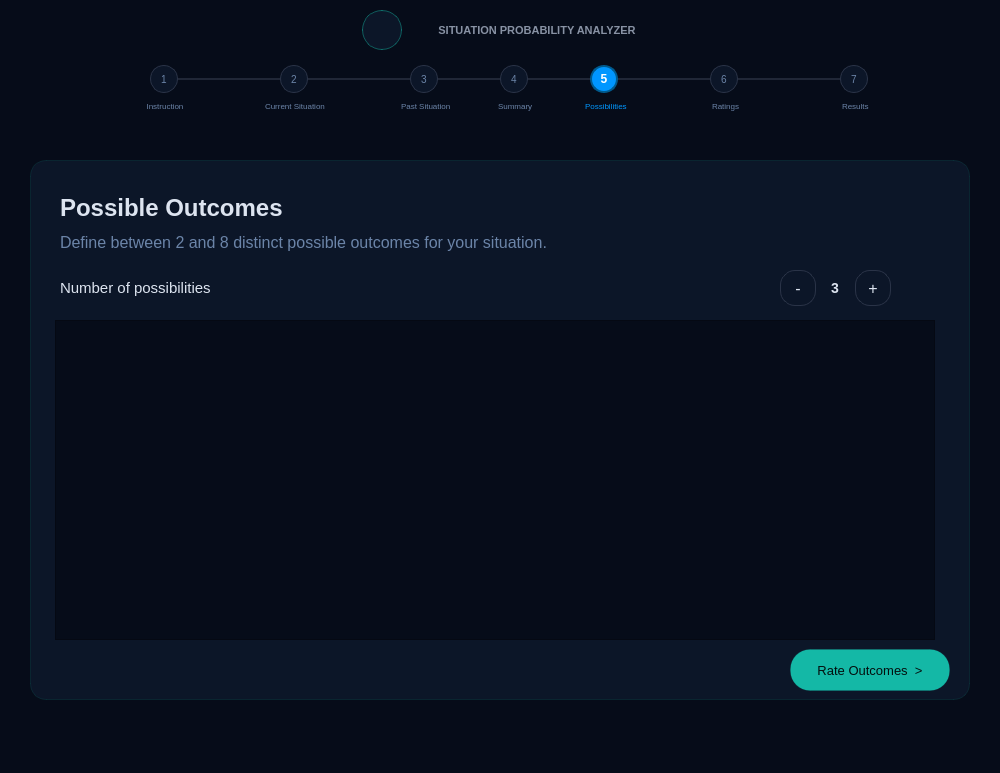
<?xml version="1.0" encoding="UTF-8"?>
<ui version="4.0">
 <class>MainWindow</class>
 <widget class="QMainWindow" name="MainWindow">
  <property name="geometry">
   <rect>
    <x>0</x>
    <y>0</y>
    <width>1000</width>
    <height>773</height>
   </rect>
  </property>
  <property name="windowTitle">
   <string>MainWindow</string>
  </property>
  <property name="styleSheet">
   <string notr="true">background-color: rgb(6, 12, 25);</string>
  </property>
  <widget class="QWidget" name="centralwidget">
   <widget class="QLabel" name="title">
    <property name="geometry">
     <rect>
      <x>412</x>
      <y>18</y>
      <width>250</width>
      <height>25</height>
     </rect>
    </property>
    <property name="styleSheet">
     <string notr="true">color: #8892a4; 
font-size: 11px;
 font-weight: bold; 
background: transparent;</string>
    </property>
    <property name="text">
     <string>SITUATION PROBABILITY ANALYZER</string>
    </property>
    <property name="alignment">
     <set>Qt::AlignCenter</set>
    </property>
   </widget>
   <widget class="QLabel" name="icon">
    <property name="geometry">
     <rect>
      <x>362</x>
      <y>10</y>
      <width>40</width>
      <height>40</height>
     </rect>
    </property>
    <property name="styleSheet">
     <string notr="true">background-color: #0c1628; 
border-radius: 20px; 
border: 1px solid rgba(20,184,166,0.45); 
font-size: 18px;
    </string>
    </property>
    <property name="text">
     <string/>
    </property>
    <property name="pixmap">
     <pixmap>brain-removebg-preview.png</pixmap>
    </property>
    <property name="scaledContents">
     <bool>true</bool>
    </property>
    <property name="alignment">
     <set>Qt::AlignCenter</set>
    </property>
    <property name="wordWrap">
     <bool>false</bool>
    </property>
   </widget>
   <widget class="QLabel" name="step1">
    <property name="geometry">
     <rect>
      <x>150</x>
      <y>65</y>
      <width>28</width>
      <height>28</height>
     </rect>
    </property>
    <property name="styleSheet">
     <string notr="true">background-color: #0c1628; 
color: #6b84a8; 
border-radius: 14px; 
border: 1px solid #2a3347; 
font-size: 10px;
</string>
    </property>
    <property name="text">
     <string>1</string>
    </property>
    <property name="alignment">
     <set>Qt::AlignCenter</set>
    </property>
   </widget>
   <widget class="QLabel" name="step2">
    <property name="geometry">
     <rect>
      <x>280</x>
      <y>65</y>
      <width>28</width>
      <height>28</height>
     </rect>
    </property>
    <property name="styleSheet">
     <string notr="true">background-color: #0c1628; 
color: #6b84a8; 
border-radius: 14px; 
border: 1px solid #2a3347; 
font-size: 10px;
</string>
    </property>
    <property name="text">
     <string>2</string>
    </property>
    <property name="alignment">
     <set>Qt::AlignCenter</set>
    </property>
   </widget>
   <widget class="QLabel" name="step3">
    <property name="geometry">
     <rect>
      <x>410</x>
      <y>65</y>
      <width>28</width>
      <height>28</height>
     </rect>
    </property>
    <property name="styleSheet">
     <string notr="true">background-color: #0c1628; 
color: #6b84a8; 
border-radius: 14px; 
border: 1px solid #2a3347; 
font-size: 10px;
</string>
    </property>
    <property name="text">
     <string>3</string>
    </property>
    <property name="alignment">
     <set>Qt::AlignCenter</set>
    </property>
   </widget>
   <widget class="QLabel" name="step4">
    <property name="geometry">
     <rect>
      <x>500</x>
      <y>65</y>
      <width>28</width>
      <height>28</height>
     </rect>
    </property>
    <property name="styleSheet">
     <string notr="true">background-color: #0c1628; 
color: #6b84a8; 
border-radius: 14px; 
border: 1px solid #2a3347; 
font-size: 10px;
</string>
    </property>
    <property name="text">
     <string>4</string>
    </property>
    <property name="alignment">
     <set>Qt::AlignCenter</set>
    </property>
   </widget>
   <widget class="QLabel" name="step5">
    <property name="geometry">
     <rect>
      <x>590</x>
      <y>65</y>
      <width>28</width>
      <height>28</height>
     </rect>
    </property>
    <property name="styleSheet">
     <string notr="true">background-color: #0096FF; 
color: white;              
border-radius: 14px;     
border: 1.5px solid #005A8D;
font-weight: bold;
font: 75 11pt &quot;MS Shell Dlg 2&quot;;
</string>
    </property>
    <property name="text">
     <string>5</string>
    </property>
    <property name="alignment">
     <set>Qt::AlignCenter</set>
    </property>
   </widget>
   <widget class="QLabel" name="step6">
    <property name="geometry">
     <rect>
      <x>710</x>
      <y>65</y>
      <width>28</width>
      <height>28</height>
     </rect>
    </property>
    <property name="styleSheet">
     <string notr="true">background-color: #0c1628; 
color: #6b84a8; 
border-radius: 14px; 
border: 1px solid #2a3347; 
font-size: 10px;</string>
    </property>
    <property name="text">
     <string>6</string>
    </property>
    <property name="alignment">
     <set>Qt::AlignCenter</set>
    </property>
   </widget>
   <widget class="QLabel" name="step7">
    <property name="geometry">
     <rect>
      <x>840</x>
      <y>65</y>
      <width>28</width>
      <height>28</height>
     </rect>
    </property>
    <property name="styleSheet">
     <string notr="true">background-color: #0c1628; 
color: #6b84a8; 
border-radius: 14px; 
border: 1px solid #2a3347; 
font-size: 10px;</string>
    </property>
    <property name="text">
     <string>7</string>
    </property>
    <property name="alignment">
     <set>Qt::AlignCenter</set>
    </property>
   </widget>
   <widget class="QFrame" name="frame">
    <property name="geometry">
     <rect>
      <x>178</x>
      <y>78</y>
      <width>102</width>
      <height>2</height>
     </rect>
    </property>
    <property name="styleSheet">
     <string notr="true">background-color: #2a3347;</string>
    </property>
    <property name="frameShape">
     <enum>QFrame::StyledPanel</enum>
    </property>
    <property name="frameShadow">
     <enum>QFrame::Raised</enum>
    </property>
   </widget>
   <widget class="QFrame" name="frame_2">
    <property name="geometry">
     <rect>
      <x>308</x>
      <y>78</y>
      <width>102</width>
      <height>2</height>
     </rect>
    </property>
    <property name="styleSheet">
     <string notr="true">background-color: #2a3347;</string>
    </property>
    <property name="frameShape">
     <enum>QFrame::StyledPanel</enum>
    </property>
    <property name="frameShadow">
     <enum>QFrame::Raised</enum>
    </property>
   </widget>
   <widget class="QFrame" name="frame_3">
    <property name="geometry">
     <rect>
      <x>438</x>
      <y>78</y>
      <width>62</width>
      <height>2</height>
     </rect>
    </property>
    <property name="styleSheet">
     <string notr="true">background-color: #2a3347;</string>
    </property>
    <property name="frameShape">
     <enum>QFrame::StyledPanel</enum>
    </property>
    <property name="frameShadow">
     <enum>QFrame::Raised</enum>
    </property>
   </widget>
   <widget class="QFrame" name="frame_4">
    <property name="geometry">
     <rect>
      <x>528</x>
      <y>78</y>
      <width>62</width>
      <height>2</height>
     </rect>
    </property>
    <property name="styleSheet">
     <string notr="true">background-color: #2a3347;</string>
    </property>
    <property name="frameShape">
     <enum>QFrame::StyledPanel</enum>
    </property>
    <property name="frameShadow">
     <enum>QFrame::Raised</enum>
    </property>
   </widget>
   <widget class="QFrame" name="frame_5">
    <property name="geometry">
     <rect>
      <x>618</x>
      <y>78</y>
      <width>92</width>
      <height>2</height>
     </rect>
    </property>
    <property name="styleSheet">
     <string notr="true">background-color: #2a3347;</string>
    </property>
    <property name="frameShape">
     <enum>QFrame::StyledPanel</enum>
    </property>
    <property name="frameShadow">
     <enum>QFrame::Raised</enum>
    </property>
   </widget>
   <widget class="QFrame" name="frame_6">
    <property name="geometry">
     <rect>
      <x>738</x>
      <y>78</y>
      <width>102</width>
      <height>2</height>
     </rect>
    </property>
    <property name="styleSheet">
     <string notr="true">background-color: #2a3347;</string>
    </property>
    <property name="frameShape">
     <enum>QFrame::StyledPanel</enum>
    </property>
    <property name="frameShadow">
     <enum>QFrame::Raised</enum>
    </property>
   </widget>
   <widget class="QLabel" name="label">
    <property name="geometry">
     <rect>
      <x>125</x>
      <y>96</y>
      <width>80</width>
      <height>20</height>
     </rect>
    </property>
    <property name="styleSheet">
     <string notr="true">color: #6b84a8; 
font-size: 8px; 
background: transparent;</string>
    </property>
    <property name="text">
     <string>Instruction</string>
    </property>
    <property name="alignment">
     <set>Qt::AlignCenter</set>
    </property>
   </widget>
   <widget class="QLabel" name="label_2">
    <property name="geometry">
     <rect>
      <x>265</x>
      <y>96</y>
      <width>80</width>
      <height>20</height>
     </rect>
    </property>
    <property name="styleSheet">
     <string notr="true">color: #6b84a8; 
font-size: 8px; 
background: transparent;</string>
    </property>
    <property name="text">
     <string>Current Situation</string>
    </property>
   </widget>
   <widget class="QLabel" name="label_3">
    <property name="geometry">
     <rect>
      <x>401</x>
      <y>96</y>
      <width>80</width>
      <height>20</height>
     </rect>
    </property>
    <property name="styleSheet">
     <string notr="true">color: #6b84a8; font-size: 8px; background: transparent;</string>
    </property>
    <property name="text">
     <string>Past Situation</string>
    </property>
   </widget>
   <widget class="QLabel" name="label_4">
    <property name="geometry">
     <rect>
      <x>498</x>
      <y>96</y>
      <width>80</width>
      <height>20</height>
     </rect>
    </property>
    <property name="styleSheet">
     <string notr="true">color: #6b84a8; font-size: 8px; background: transparent;</string>
    </property>
    <property name="text">
     <string>Summary</string>
    </property>
   </widget>
   <widget class="QLabel" name="label_5">
    <property name="geometry">
     <rect>
      <x>585</x>
      <y>96</y>
      <width>80</width>
      <height>20</height>
     </rect>
    </property>
    <property name="styleSheet">
     <string notr="true">color: #0096FF; font-size: 8px; background: transparent;</string>
    </property>
    <property name="text">
     <string>Possibilities</string>
    </property>
   </widget>
   <widget class="QLabel" name="label_6">
    <property name="geometry">
     <rect>
      <x>712</x>
      <y>96</y>
      <width>80</width>
      <height>20</height>
     </rect>
    </property>
    <property name="styleSheet">
     <string notr="true">color: #6b84a8; font-size: 8px; background: transparent;</string>
    </property>
    <property name="text">
     <string>Ratings</string>
    </property>
   </widget>
   <widget class="QLabel" name="label_7">
    <property name="geometry">
     <rect>
      <x>842</x>
      <y>96</y>
      <width>80</width>
      <height>20</height>
     </rect>
    </property>
    <property name="styleSheet">
     <string notr="true">color: #6b84a8; font-size: 8px; background: transparent;</string>
    </property>
    <property name="text">
     <string>Results</string>
    </property>
   </widget>
   <widget class="QFrame" name="countlable">
    <property name="geometry">
     <rect>
      <x>30</x>
      <y>160</y>
      <width>940</width>
      <height>540</height>
     </rect>
    </property>
    <property name="styleSheet">
     <string notr="true">background-color: #0c1628; 
border-radius: 16px; 
border: 1px solid rgba(20,184,166,0.12);</string>
    </property>
    <property name="frameShape">
     <enum>QFrame::StyledPanel</enum>
    </property>
    <property name="frameShadow">
     <enum>QFrame::Raised</enum>
    </property>
    <widget class="QPushButton" name="rateBtn">
     <property name="geometry">
      <rect>
       <x>760</x>
       <y>489</y>
       <width>160</width>
       <height>42</height>
      </rect>
     </property>
     <property name="styleSheet">
      <string notr="true">background-color: #14b8a6; 
color: #030f0e; 
border-radius: 20px; 
font-size: 13px; </string>
     </property>
     <property name="text">
      <string>Rate Outcomes  &gt;</string>
     </property>
    </widget>
   </widget>
   <widget class="QLabel" name="label_8">
    <property name="geometry">
     <rect>
      <x>60</x>
      <y>185</y>
      <width>400</width>
      <height>45</height>
     </rect>
    </property>
    <property name="styleSheet">
     <string notr="true">color: #dde4f0; 
font-size: 24px; 
font-weight: bold; 
background: transparent;</string>
    </property>
    <property name="text">
     <string>Possible Outcomes</string>
    </property>
   </widget>
   <widget class="QLabel" name="label_9">
    <property name="geometry">
     <rect>
      <x>60</x>
      <y>230</y>
      <width>700</width>
      <height>25</height>
     </rect>
    </property>
    <property name="styleSheet">
     <string notr="true">color: #6b84a8; 
font-size: 16px; 
background: transparent;</string>
    </property>
    <property name="text">
     <string>Define between 2 and 8 distinct possible outcomes for your situation.</string>
    </property>
   </widget>
   <widget class="QLabel" name="label_10">
    <property name="geometry">
     <rect>
      <x>60</x>
      <y>275</y>
      <width>200</width>
      <height>25</height>
     </rect>
    </property>
    <property name="styleSheet">
     <string notr="true">color: #dde4f0; 
font-size: 15px; 
background: transparent;</string>
    </property>
    <property name="text">
     <string>Number of possibilities</string>
    </property>
   </widget>
   <widget class="QPushButton" name="minusBtn">
    <property name="geometry">
     <rect>
      <x>780</x>
      <y>270</y>
      <width>36</width>
      <height>36</height>
     </rect>
    </property>
    <property name="styleSheet">
     <string notr="true">background-color: #0c1628; 
color: #dde4f0; 
border-radius: 15px; 
border: 1px solid #2a3347; 
font-size: 16px;</string>
    </property>
    <property name="text">
     <string>-</string>
    </property>
   </widget>
   <widget class="QPushButton" name="plusBtn">
    <property name="geometry">
     <rect>
      <x>855</x>
      <y>270</y>
      <width>36</width>
      <height>36</height>
     </rect>
    </property>
    <property name="styleSheet">
     <string notr="true">background-color: #0c1628; 
color: #dde4f0; 
border-radius: 15px; 
border: 1px solid #2a3347; 
font-size: 16px;</string>
    </property>
    <property name="text">
     <string>+</string>
    </property>
   </widget>
   <widget class="QLabel" name="countLabel">
    <property name="geometry">
     <rect>
      <x>820</x>
      <y>275</y>
      <width>30</width>
      <height>25</height>
     </rect>
    </property>
    <property name="styleSheet">
     <string notr="true">color: #dde4f0; 
font-size: 14px; 
font-weight: bold; 
background: transparent;</string>
    </property>
    <property name="text">
     <string>3</string>
    </property>
    <property name="alignment">
     <set>Qt::AlignCenter</set>
    </property>
   </widget>
   <widget class="QScrollArea" name="scrollArea">
    <property name="geometry">
     <rect>
      <x>55</x>
      <y>320</y>
      <width>880</width>
      <height>320</height>
     </rect>
    </property>
    <property name="widgetResizable">
     <bool>true</bool>
    </property>
    <widget class="QWidget" name="scrollAreaWidgetContents">
     <property name="geometry">
      <rect>
       <x>0</x>
       <y>0</y>
       <width>878</width>
       <height>318</height>
      </rect>
     </property>
    </widget>
   </widget>
  </widget>
  <widget class="QMenuBar" name="menubar">
   <property name="geometry">
    <rect>
     <x>0</x>
     <y>0</y>
     <width>1000</width>
     <height>18</height>
    </rect>
   </property>
  </widget>
  <widget class="QStatusBar" name="statusbar"/>
 </widget>
 <resources/>
 <connections/>
</ui>
